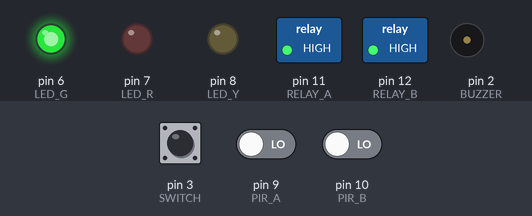
This sketch was run on a simulated Arduino Uno, built with avr-gcc and run on an emulated ATmega328P. On the bench: switched loads named in the sketch (green lamp = pin HIGH), output pins drawn as LEDs (lit = HIGH), buzzer (waves = sounding). The test bench sets the inputs (shaded band); at power-on: pin 3 (SWITCH) HIGH, pin 9 (PIR_A) LOW, pin 10 (PIR_B) LOW.

Above: at 1.2 s.
1.3 s: pin 3 (SWITCH) pulled LOW for 0.15 s
At 1.37 s:
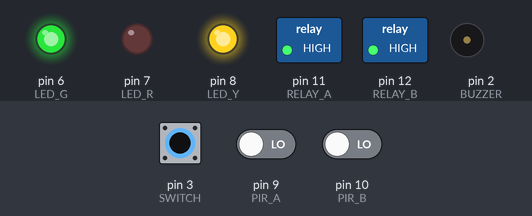
2.9 s: pin 3 (SWITCH) pulled LOW for 3.2 s
At 6.4 s:
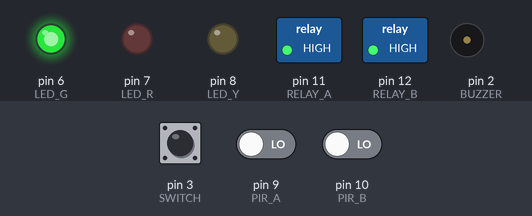
7.6 s: pin 3 (SWITCH) driven LOW and pin 9 (PIR_A) driven HIGH
At 8.8 s:
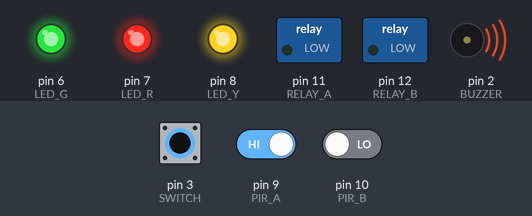
9.1 s: pin 3 (SWITCH) driven HIGH
At 9.9 s:
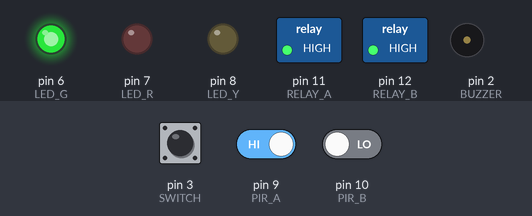
Timing chart, 0 to 11.6 s (numbered marks = the images above; inputs shaded):
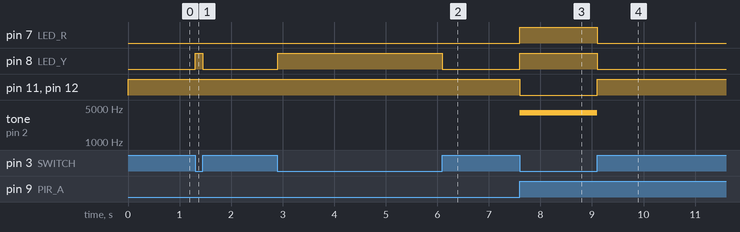

The sketch:

counter_defender_mk1.ino
```cpp
/*
 * counter_defender - Keep my goddamn cats off my goddamn countertop.
 */

#include "usec.h"

// Pin constants

const int BUZZER = 2;
const int SWITCH = 3;
const int LED_G = 6;
const int LED_R = 7;
const int LED_Y = 8;
const int PIR_A = 9;
const int PIR_B = 10;
const int RELAY_A = 11;
const int RELAY_B = 12;

void setup() {

  pinMode(SWITCH, INPUT_PULLUP);

  pinMode(PIR_A, INPUT);
  pinMode(PIR_B, INPUT);

  pinMode(LED_G, OUTPUT);
  pinMode(LED_R, OUTPUT);
  pinMode(LED_Y, OUTPUT);
  pinMode(BUZZER, OUTPUT);
  pinMode(RELAY_A, OUTPUT);
  pinMode(RELAY_B, OUTPUT);

  // I have no idea why I just didn't wire this up but here we are.
  digitalWrite(LED_G, HIGH);
}

// Alert only once per this many usec
unsigned long MAX_ALERT_FREQ = 1000000; // 1s

// Each alert MUST last this many usec
unsigned long MIN_ALERT_TIME = 500000; // 0.5s

// Time of last alert in usec since last rollover
unsigned long last_alert = 0;

// Keep track of alert state
bool alerting = false;

// Check for motion and issue new/recall old alerts.
bool isIntruderAlert() {

  // Read-once, motherfuckers
  bool isMotionA = digitalRead(PIR_A);
  bool isMotionB = digitalRead(PIR_B);
  usec now = micros();
  usec diff = USEC_DIFF(now, last_alert);

  // If we're not alerting and there's an alert from either sensor, issue alert
  // and record state-tracking info for next check cycle, but only if this
  // alert is outside the frequency window from the last alert.
  if (!alerting && (isMotionA || isMotionB) && (diff > MAX_ALERT_FREQ)) {
    last_alert = now;
    alerting = true;

  // Otherwise, if we're already alerting and there isn't any motion going on,
  // check for duration/frequency and if applicable, recall alert and update
  // state.
  } else if (alerting && !isMotionA && !isMotionB && (diff > MIN_ALERT_TIME)) {

    alerting = false;

    // NB: Updating last_alert state so that the max frequency check above will
    // key off when the alert ENDED, not when it began (raising the possibility
    // that, if MIN_ALERT_TIME < MAX_ALERT_FREQ, back-to-back alerts could
    // still happen, even though that's what the max frequency is trying to
    // prevent).
    last_alert = now;

  }


  // Conveniently gives us the correct value to return to caller, though all
  // the above checks are necessary since they detect/handle state changes.
  return alerting;
}

void loop() {

  // Switch is connected to the internal pull-ups, so will read low when the
  // contacts are closed. Since this is a maintained pushbutton, we can just
  // keep checking it each loop rather than dicking around with debouncing or
  // other momentary button bullshit.
  if (digitalRead(SWITCH) == LOW) {

    // Light up yellow LED to signal we're armed. This is actually integrated
    // into the pushbutton because I'm awesome like that. (Well, either that or
    // stupid obsessed with pushbuttons.)
    digitalWrite(LED_Y, HIGH);

    // LOUD NOISES
    if (isIntruderAlert()) {
      digitalWrite(LED_R, HIGH);
      digitalWrite(RELAY_A, LOW);
      digitalWrite(RELAY_B, LOW);
      tone(BUZZER, 4000);

    // NO MORE LOUD NOISES
    } else {
      digitalWrite(LED_R, LOW);
      digitalWrite(RELAY_A, HIGH);
      digitalWrite(RELAY_B, HIGH);
      noTone(BUZZER);
    }

  // Not armed, deactivate anything that's activated
  } else {
    digitalWrite(LED_Y, LOW);
    digitalWrite(LED_R, LOW);
    digitalWrite(RELAY_A, HIGH);
    digitalWrite(RELAY_B, HIGH);
    noTone(BUZZER);
  }

}

// vim: syntax=cpp
```

usec.h
```cpp
/*
 * usec.h - Functions to help with comparing microsecond times, since I find
 * myself using them a lot to avoid the hazards of functions like delay().
 */

#ifndef USEC_H
#define USEC_H

#include<limits.h>

typedef unsigned long usec;

// Overflow safe microseconds comparator
#define USEC_DIFF(x, y) \
  (((x) > (y)) ? ((x) - (y)) : ((x) + (ULONG_MAX - (y))))

#endif
```

Measured:
- after the input at 1.3 s, pin 8 (LED_Y): LOW → HIGH at once, → LOW 0.15 s later
- after the input at 2.9 s, pin 8 (LED_Y): LOW → HIGH at once, → LOW 3.2 s later
- after the input at 7.6 s, pin 7 (LED_R), pin 8 (LED_Y): LOW → HIGH at once; pin 11 (RELAY_A), pin 12 (RELAY_B): HIGH → LOW at once; tone on pin 2 (BUZZER): silent → 4000 Hz at once
- after the input at 9.1 s, pin 7 (LED_R), pin 8 (LED_Y): HIGH → LOW at once; pin 11 (RELAY_A), pin 12 (RELAY_B): LOW → HIGH at once; tone on pin 2 (BUZZER): 4000 Hz → silent at once
